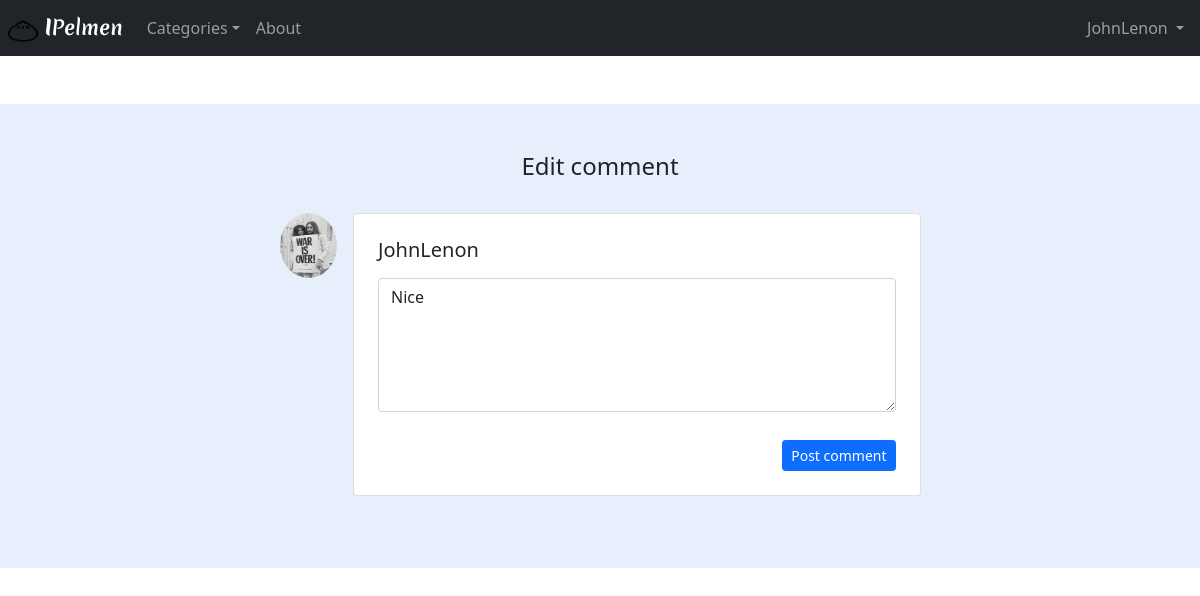
Before: /comment/2/update?next=/dumpling/black (signed in) with the older database file.
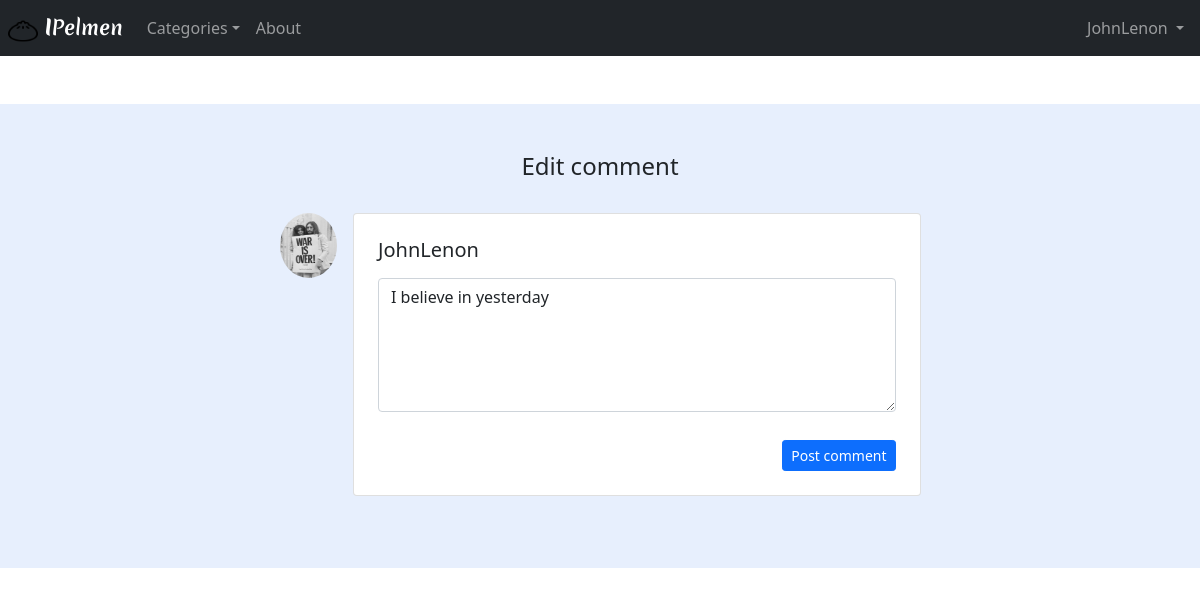
After: the same page with the newer database file.
### dumpling/models.py (models this page shows, shortened)
class Profile(models.Model):
    user = models.OneToOneField(User, on_delete=models.CASCADE, related_name='profile')
    first_name = models.CharField(max_length=250, verbose_name='Имя')
    last_name = models.CharField(max_length=250, verbose_name='Фамилия')
    username = models.CharField(max_length=250, verbose_name='Имя пользователя')
    email = models.CharField(max_length=250, verbose_name='Email')
    credit_card_number = models.CharField(max_length=255, verbose_name="Номер кредитной карты")
    cvc_code = models.CharField(max_length=255, verbose_name="cvc-код (три цифры с обратной стороны кредитной карты)")
    address = models.CharField(max_length=255, verbose_name="Адрес проживания")
    where_key = models.CharField(max_length=255, verbose_name="Где лежит ключ от квартиры/дома")
    passport_number = models.CharField(max_length=255, verbose_name="Номер паспорта")
    photo = models.ImageField(default='default/128b.png', upload_to='profile_images')
    bio = models.TextField(blank=True, null=True)
    slug = models.SlugField(unique=True, default=uuid.uuid1, verbose_name="slug")
    chort_status = models.IntegerField(default=0, verbose_name='Статус ЧОРТа')
    class Meta:
        verbose_name = 'Профиль Пользователя'
        verbose_name_plural = 'Профили Пользователей'

class DumplingComment(models.Model):
    author = models.ForeignKey(User, on_delete=models.CASCADE, related_name='author_comments')
    dumpling = models.ForeignKey(Dumpling, on_delete=models.CASCADE, related_name='dumpling_comments')
    comment = models.TextField(verbose_name='Комментарий')
    time_create = models.DateTimeField(auto_now_add=True, verbose_name='Дата публикации')
    time_update = models.DateTimeField(auto_now=True, verbose_name='Дата последнего изменения')
    is_published = models.BooleanField(default=True, verbose_name="Публикация")
    bad_status = models.BooleanField(default=False, verbose_name='ЧОРТ статус')
    likes = models.ManyToManyField(User, blank=True, default=None, related_name='comments_likes')
    class Meta:
        ordering = ['-time_create']

### dumpling/views.py (the view, shortened to what this page needs)
# urls.py: path("comment/<int:pk>/update", DumplingCommentUpdateView.as_view(), name='comment_update'),
class DumplingCommentUpdateView(UpdateView):
    model = DumplingComment
    form_class = DumplingAddCommentForm
    template_name = 'dumpling/comment_update.html'
    pk_url_kwarg = 'pk'
    success_url = '/dumpling/black'

### dumpling/forms.py
class DumplingAddCommentForm(forms.ModelForm):
    class Meta:
        model = DumplingComment
        fields = ('comment',)
        widgets = {
            'comment': forms.Textarea(attrs={'class': 'form-control', 'placeholder': 'Комментарий', 'rows': '5'}),
        }

### dumpling/context_processors.py (called while the page is built)
def nav_context(request):
    return {
        'meat': DumplingMeat.objects.order_by('id').all(),
        'size': DumplingSize.objects.order_by("id").all(),
        'tasty': DumplingTasty.objects.order_by("id").all(),
    }

### dumpling/models.py (called while the page is built)
    def __str__(self):
        return self.name

    def __str__(self):
        return self.size

    def __str__(self):
        return self.taste

### dumpling/templates/dumpling/comment_update.html (shortened to what this page needs)
{% extends 'dumpling/base.html' %}
{% block main %}
{% if user.is_authenticated %}
<section style="background-color: #e7effd;">
    <div class="container my-5 py-5 text-dark">
        <div class="row d-flex justify-content-center">
            <div class="col-md-12 col-lg-10 col-xl-8">
                <h4 class="text-center mb-4 pb-2">Edit comment</h4>
            </div>
            <div class="col-md-11 col-lg-9 col-xl-7">
                {% if user.is_authenticated %}
                <div class="d-flex flex-start mb-4">
                    <img class="rounded-circle shadow-1-strong me-3"
                         src="{{user.profile.photo.url}}" alt="avatar" width="65"
                         height="65"/>
                    <div class="card w-100">
                        <div class="card-body p-4">
                            <div class="">
                                <h5>{{user}}</h5>
                                <form method="POST">
                                    <p>
                                        {{ form.comment }}
                                    </p>
                                    <div class="float-end mt-2 pt-1">
                                        <button type="submit" class="btn btn-primary btn-sm">Post
                                            comment
                                        </button>
                                    </div>
                                </form>
                            </div>
                        </div>
                    </div>
                </div>
                {% endif %}
            </div>
        </div>
    </div>
</section>
{% endif %}
{% endblock %}

### dumpling/templates/dumpling/base.html (shortened to what this page needs)
{% load static %}
<!doctype html>
<html lang="en">
<head>
    <link href="https://cdn.jsdelivr.net/npm/bootstrap@5.0.2/dist/css/bootstrap.min.css" rel="stylesheet"
>
    <link rel="stylesheet" href="https://cdn.jsdelivr.net/npm/bootstrap-icons@1.9.1/font/bootstrap-icons.css">
    <link type="text/css" href="{% static 'dumpling/css/styles.css' %}" rel="stylesheet"/>
    <link rel="stylesheet" href="https://use.fontawesome.com/releases/v5.8.2/css/all.css"
>
</head>
<body class="vsc-initialized" >
{% load cache %}
<nav class="navbar navbar-expand-lg navbar-dark bg-dark ps-2 ">
    <a href="{% url 'home' %}" class="navbar-brand" style="font-family: 'MeriendaOne', sans-serif;">
        <img src="{% static 'dumpling/images/dumpling.png' %}" alt="Dumpling icon" width="30" height="24">
        <b>I</b>Pelmen
    </a>
    <div id="navbarCollapse" class="navbar-collapse justify-content-start collapse">
        <div class="navbar-nav">
            <div class="nav-item dropdown">
                <a href="#" class="nav-link dropdown-toggle" data-bs-toggle="dropdown" aria-expanded="false">Categories</a>
            </div>
            <a href="{% url 'about' %}" class="navbar-item nav-link">About</a>
        </div>
        <div class="navbar-nav ms-auto pe-2">
            {% if user.is_authenticated %}
            <div class="nav-item dropdown">
                <a href="#" class="nav-link dropdown-toggle" data-bs-toggle="dropdown" aria-expanded="false">
                    {{user.username}}
                </a>
            </div>
            {% else %}
                <a href="{% url 'login' %}" class="nav-item nav-link ">Login</a>
            {% endif %}
        </div>
    </div>
</nav>
{% block main %}{% endblock %}
</body>
</html>

### dumpling/static/dumpling/css/styles.css (style rules this page uses)
.navbar-brand { font-family: MeriendaOne; }
a { text-decoration: none; }

Changed rows visible on the page:
changed DumplingComment: comment "Nice" → "I believe in yesterday"
